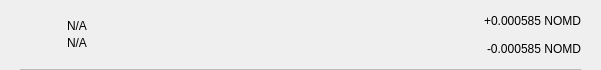
<?xml version="1.0" encoding="UTF-8"?>
<ui version="4.0">
 <class>TxRow</class>
 <widget class="QWidget" name="TxRow">
  <property name="geometry">
   <rect>
    <x>0</x>
    <y>0</y>
    <width>601</width>
    <height>70</height>
   </rect>
  </property>
  <property name="minimumSize">
   <size>
    <width>0</width>
    <height>40</height>
   </size>
  </property>
  <property name="windowTitle">
   <string>Form</string>
  </property>
  <layout class="QVBoxLayout" name="verticalLayout_3">
   <property name="spacing">
    <number>0</number>
   </property>
   <property name="leftMargin">
    <number>0</number>
   </property>
   <property name="topMargin">
    <number>0</number>
   </property>
   <property name="rightMargin">
    <number>0</number>
   </property>
   <property name="bottomMargin">
    <number>0</number>
   </property>
   <item>
    <widget class="QWidget" name="rowContainer" native="true">
     <layout class="QVBoxLayout" name="verticalLayout_2">
      <property name="spacing">
       <number>9</number>
      </property>
      <property name="leftMargin">
       <number>20</number>
      </property>
      <property name="topMargin">
       <number>9</number>
      </property>
      <property name="rightMargin">
       <number>20</number>
      </property>
      <property name="bottomMargin">
       <number>0</number>
      </property>
      <item>
       <widget class="QFrame" name="frame">
        <property name="styleSheet">
         <string notr="true">border:none;</string>
        </property>
        <property name="frameShape">
         <enum>QFrame::StyledPanel</enum>
        </property>
        <property name="frameShadow">
         <enum>QFrame::Raised</enum>
        </property>
        <layout class="QHBoxLayout" name="horizontalLayout" stretch="0,2,0">
         <property name="leftMargin">
          <number>0</number>
         </property>
         <property name="topMargin">
          <number>0</number>
         </property>
         <property name="rightMargin">
          <number>0</number>
         </property>
         <property name="bottomMargin">
          <number>0</number>
         </property>
         <item>
          <widget class="QPushButton" name="icon">
           <property name="focusPolicy">
            <enum>Qt::NoFocus</enum>
           </property>
           <property name="styleSheet">
            <string notr="true">border:none;</string>
           </property>
           <property name="text">
            <string/>
           </property>
           <property name="iconSize">
            <size>
             <width>28</width>
             <height>28</height>
            </size>
           </property>
          </widget>
         </item>
         <item>
          <layout class="QVBoxLayout" name="verticalLayout">
           <property name="spacing">
            <number>3</number>
           </property>
           <property name="leftMargin">
            <number>9</number>
           </property>
           <item>
            <widget class="QLabel" name="lblAddress">
             <property name="styleSheet">
              <string notr="true"/>
             </property>
             <property name="text">
              <string notr="true">N/A</string>
             </property>
             <property name="alignment">
              <set>Qt::AlignBottom|Qt::AlignLeading|Qt::AlignLeft</set>
             </property>
            </widget>
           </item>
           <item>
            <widget class="QLabel" name="lblDate">
             <property name="styleSheet">
              <string notr="true"/>
             </property>
             <property name="text">
              <string notr="true">N/A</string>
             </property>
             <property name="alignment">
              <set>Qt::AlignLeading|Qt::AlignLeft|Qt::AlignTop</set>
             </property>
            </widget>
           </item>
          </layout>
         </item>
         <item>
          <widget class="QWidget" name="containerAmounts" native="true">
           <property name="minimumSize">
            <size>
             <width>80</width>
             <height>0</height>
            </size>
           </property>
           <layout class="QVBoxLayout" name="verticalLayout_4">
            <property name="leftMargin">
             <number>0</number>
            </property>
            <property name="topMargin">
             <number>0</number>
            </property>
            <property name="rightMargin">
             <number>0</number>
            </property>
            <property name="bottomMargin">
             <number>0</number>
            </property>
            <item alignment="Qt::AlignRight">
             <widget class="QLabel" name="lblAmountTop">
              <property name="styleSheet">
               <string notr="true"/>
              </property>
              <property name="text">
               <string>+0.000585 NOMD</string>
              </property>
             </widget>
            </item>
            <item alignment="Qt::AlignRight">
             <widget class="QLabel" name="lblAmountBottom">
              <property name="styleSheet">
               <string notr="true"/>
              </property>
              <property name="text">
               <string>-0.000585 NOMD</string>
              </property>
             </widget>
            </item>
           </layout>
          </widget>
         </item>
        </layout>
       </widget>
      </item>
      <item>
       <widget class="QLabel" name="lblDivisory">
        <property name="minimumSize">
         <size>
          <width>0</width>
          <height>1</height>
         </size>
        </property>
        <property name="maximumSize">
         <size>
          <width>16777215</width>
          <height>1</height>
         </size>
        </property>
        <property name="styleSheet">
         <string notr="true">background-color:#bababa;</string>
        </property>
        <property name="text">
         <string/>
        </property>
        <property name="alignment">
         <set>Qt::AlignBottom|Qt::AlignLeading|Qt::AlignLeft</set>
        </property>
       </widget>
      </item>
     </layout>
    </widget>
   </item>
  </layout>
 </widget>
 <resources/>
 <connections/>
</ui>
